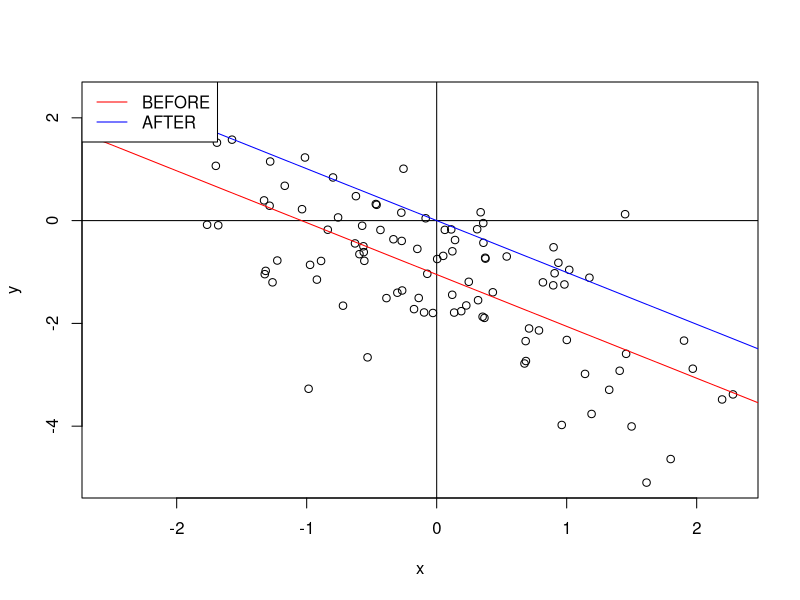

Recreate this plot in R.
## ---- chunk 1
min.sq=function(x,y){
  x.bar=mean(x);y.bar=mean(y)
  beta.1=sum((x-x.bar)*(y-y.bar))/sum((x-x.bar)^2);beta.0=y.bar-beta.1*x.bar
  return(list(a=beta.0,b=beta.1))
}
a=rnorm(1);b=rnorm(1);
N=100;x=rnorm(N);y=a*x+b+rnorm(N)
plot(x,y);abline(h=0);abline(v=0)
abline(min.sq(x,y)$a,min.sq(x,y)$b,col="red")
x=x-mean(x);y=y-mean(y)
abline(min.sq(x,y)$a,min.sq(x,y)$b,col="blue")
legend("topleft",c("BEFORE","AFTER"),lty=1,col=c("red","blue"))
